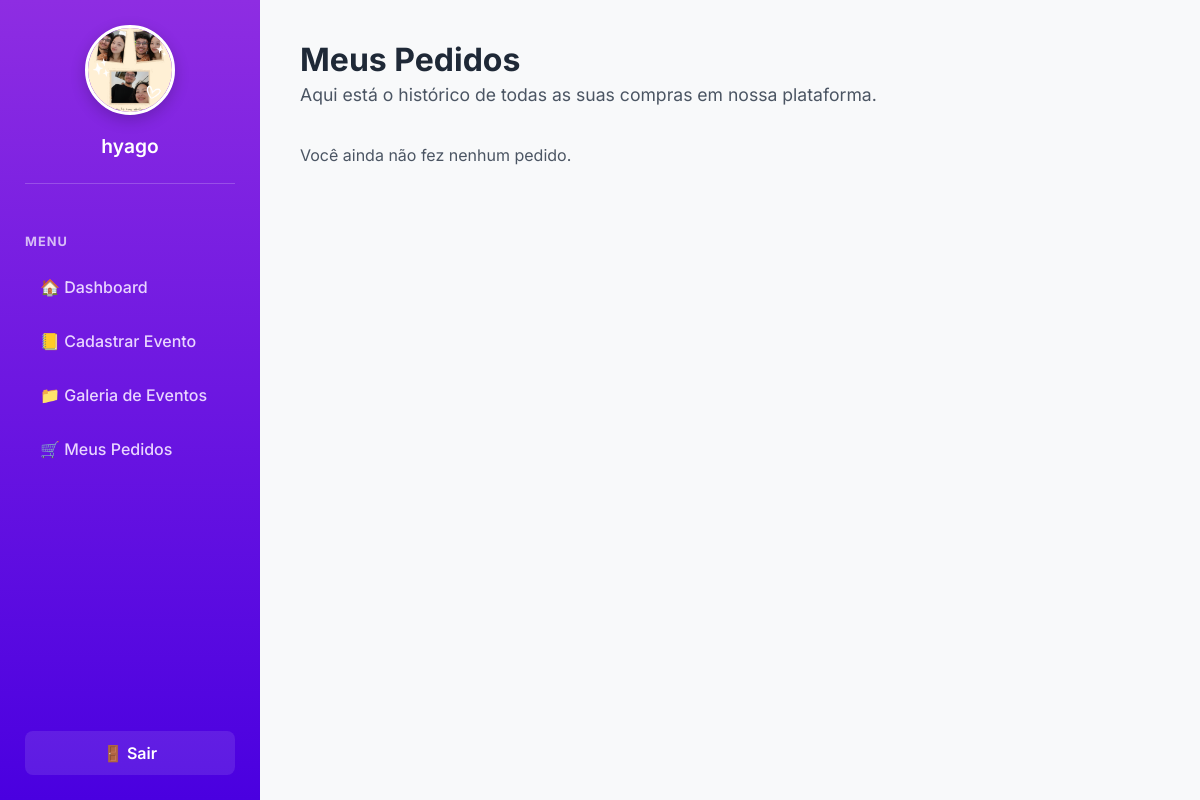
Page /meus_pedidos.php (signed in) on the earlier database version.
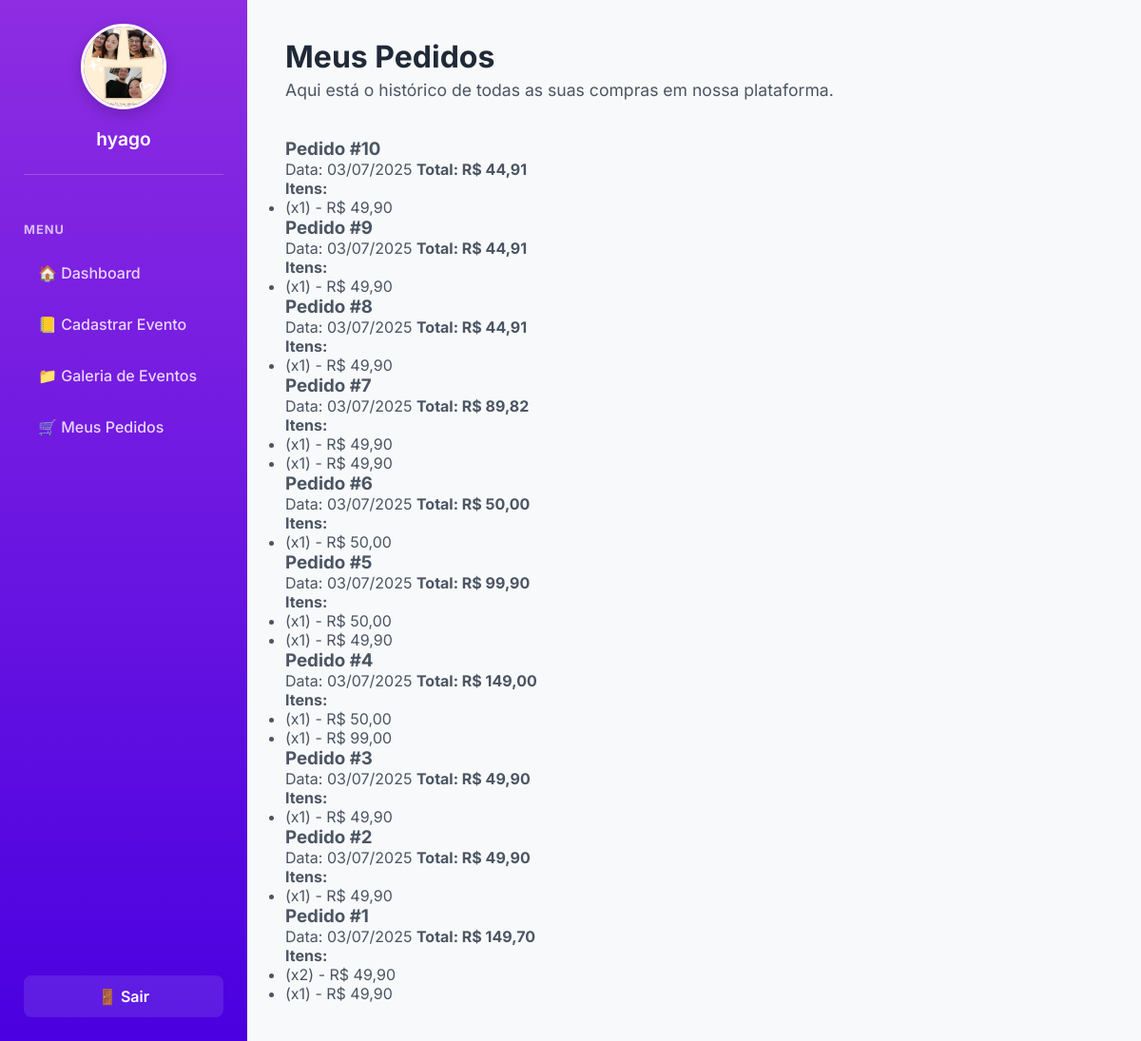
Same page on the later database version.
### tables this page shows
CREATE TABLE `tbpedidos` (
  `idPedido` int(11) NOT NULL,
  `idUsuario` int(11) NOT NULL,
  `dataPedido` datetime NOT NULL DEFAULT current_timestamp(),
  `valorTotal` decimal(10,2) NOT NULL,
  `formaPagamento` varchar(50) NOT NULL
);

### meus_pedidos.php (the view, shortened to what this page needs)
<?php
include 'conexao.php';
include 'header_dashboard.php';
try {
    $sql = "SELECT * FROM tbpedidos WHERE idUsuario = ? ORDER BY dataPedido DESC";
    $stmt = $con->prepare($sql);
    $stmt->execute([$_SESSION['idUsuario']]);
    $pedidos = $stmt->fetchAll(PDO::FETCH_ASSOC);
} catch (PDOException $e) {
    die("Erro ao buscar pedidos: " . $e->getMessage());
}
?>
<h1>Meus Pedidos</h1>
<p>Aqui está o histórico de todas as suas compras em nossa plataforma.</p>
<div class="pedidos-container">
    <?php if (empty($pedidos)): ?>
        <p>Você ainda não fez nenhum pedido.</p>
    <?php else: ?>
        <?php foreach ($pedidos as $pedido): ?>
            <div class="pedido-card">
                <div class="pedido-header">
                    <h3>Pedido #<?php echo $pedido['idPedido']; ?></h3>
                    <span>Data: <?php echo date('d/m/Y', strtotime($pedido['dataPedido'])); ?></span>
                    <strong>Total: R$ <?php echo number_format($pedido['valorTotal'], 2, ',', '.'); ?></strong>
                </div>
                <div class="pedido-body">
                    <h4>Itens:</h4>
                    <ul>
                        <?php
                        $stmtItens = $con->prepare("
                            SELECT i.quantidade, i.precoUnitario, e.nomeCadEvento, p.nomeProduto
                            FROM tbpedidos_itens i
                            LEFT JOIN tbcadevento e ON i.idCadEvento = e.idCadEvento
                            LEFT JOIN tbprodutos p ON i.idProduto = p.idProduto
                            WHERE i.idPedido = ?
                        ");
                        $stmtItens->execute([$pedido['idPedido']]);
                        $itens = $stmtItens->fetchAll(PDO::FETCH_ASSOC);
                        foreach ($itens as $item) {
                            $nomeItem = $item['nomeCadEvento'] ?? $item['nomeProduto'];
                            echo '<li>' . htmlspecialchars($nomeItem) . ' (x' . $item['quantidade'] . ') - R$ ' . number_format($item['precoUnitario'], 2, ',', '.') . '</li>';
                        }
                        ?>
                    </ul>
                </div>
            </div>
        <?php endforeach; ?>
    <?php endif; ?>
</div>
<?php include 'footer_dashboard.php'; ?>

Differences in the rows shown:
added tbpedidos: idPedido "10", dataPedido "03/07/2025", valorTotal "44,91", quantidade "1", precoUnitario "49,90"
added tbpedidos: idPedido "9", dataPedido "03/07/2025", valorTotal "44,91", quantidade "1", precoUnitario "49,90"
added tbpedidos: idPedido "8", dataPedido "03/07/2025", valorTotal "44,91", quantidade "1", precoUnitario "49,90"
added tbpedidos: idPedido "7", dataPedido "03/07/2025", valorTotal "89,82", quantidade "1", precoUnitario "49,90"
added tbpedidos: idPedido "6", dataPedido "03/07/2025", valorTotal "50,00", quantidade "1", precoUnitario "50,00"
added tbpedidos: idPedido "5", dataPedido "03/07/2025", valorTotal "99,90", quantidade "1", precoUnitario "50,00", precoUnitario "49,90"
added tbpedidos: idPedido "4", dataPedido "03/07/2025", valorTotal "149,00", quantidade "1", precoUnitario "50,00", precoUnitario "99,00"
added tbpedidos: idPedido "3", dataPedido "03/07/2025", valorTotal "49,90", quantidade "1", precoUnitario "49,90"
added tbpedidos: idPedido "2", dataPedido "03/07/2025", valorTotal "49,90", quantidade "1", precoUnitario "49,90"
added tbpedidos: idPedido "1", dataPedido "03/07/2025", valorTotal "149,70", quantidade "2", precoUnitario "49,90", quantidade "1"
Other differences:
text no longer shown: "Você ainda não fez nenhum pedido."
